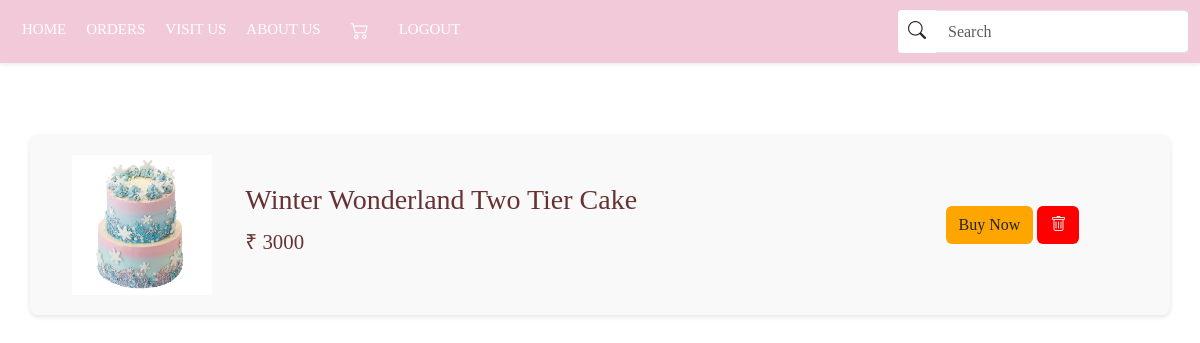
Before: /cart_display (signed in) with the older database file.
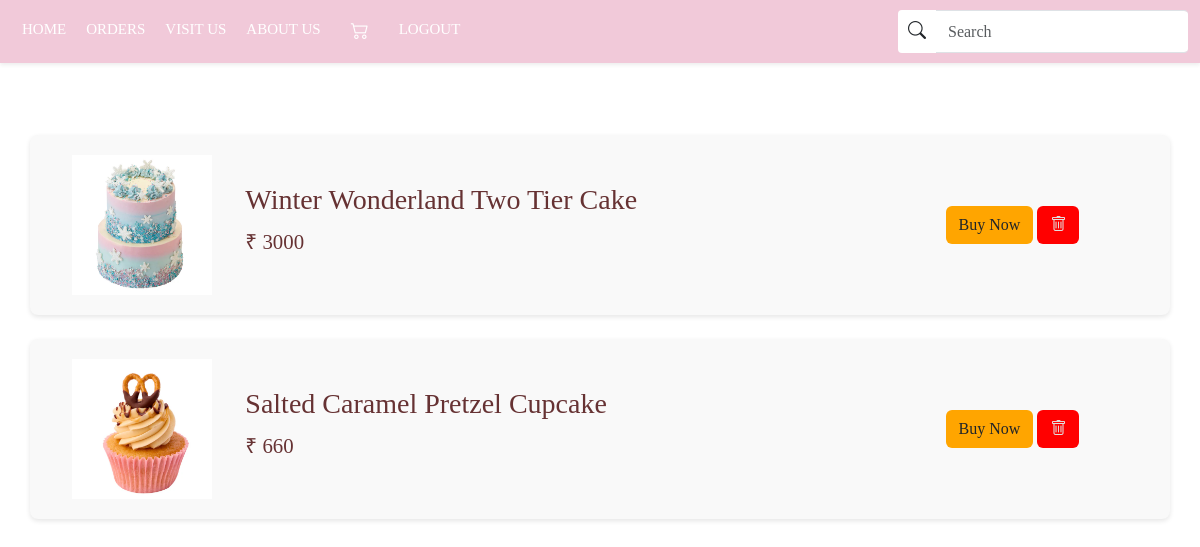
After: the same page with the newer database file.
### app/models.py (models this page shows, shortened)
class Cart(models.Model):
    user=models.ForeignKey(User,on_delete=models.CASCADE)
    cake=models.ForeignKey(Cake,on_delete=models.CASCADE)

class Cake(models.Model):
    name=models.CharField(max_length=100)
    price=models.IntegerField()
    img=models.FileField()
    quantity=models.TextField()
    colour=models.TextField()
    category=models.ForeignKey(Category,on_delete=models.CASCADE)
    description=models.TextField()

### app/views.py (the view)
# urls.py: path('cart_display',views.cart_display),
def cart_display(req):
    user=User.objects.get(username=req.session['user'])
    data=Cart.objects.filter(user=user)
    return render(req,'user/cart_display.html',{'data':data})

### templates/user/cart_display.html (shortened to what this page needs)
<!DOCTYPE html>
<html lang="en">
<head>
    {% load static %}
    <link rel="stylesheet" href="{% static '/css/home.css' %}">
    <link rel="stylesheet" href="https://cdn.jsdelivr.net/npm/bootstrap-icons@1.11.3/font/bootstrap-icons.min.css">
    <link href="https://cdn.jsdelivr.net/npm/bootstrap@5.3.3/dist/css/bootstrap.min.css" rel="stylesheet">
</head>
<body>
    <nav class="navbar navbar-expand-sm navbar-light shadow-sm" style="background-color:#f1c9d9 ;" >
        <div class="container-fluid">
            <div class="collapse navbar-collapse" id="navbarNav">
                <ul class="navbar-nav me-auto mb-2 mb-sm-0">
                    <li class="nav-item">
                        <a class="nav-link active" aria-current="page" href="javascript:void(0)">HOME</a>
                    </li>
                    <li class="nav-item">
                      <a class="nav-link" href="user_view_bookings">ORDERS</a>
                    </li>
                    <li class="nav-item">
                        <a class="nav-link" href="visit_us">VISIT US</a>
                    </li>
                    <li class="nav-item">
                        <a class="nav-link" href="about_us">ABOUT US</a>
                    </li>
                    <li class="nav-item">
                      <a class="nav-link" href="cart_display">
                        <i style="color:white; font-weight: bolder; font-size: 18px;" class="bi bi-cart2"></i>
                      </a>
                   </li>
                    <li class="nav-item">
                      <a class="nav-link" href="logout">LOGOUT</a>
                  </li>
                </ul>
                <form class="d-flex" role="search" action="{% url 'search' %}" method="POST">
                    <div class="input-group">
                        <button class="btn " type="submit" style="background-color: white;">
                            <i class="bi bi-search"></i>
                        </button>
                        <input class="form-control" type="text" placeholder="Search" aria-label="Search"id="search" data-aos="fade-down" data-aos-duration="1500" data-aos-delay="200"
                        class="form-control me-2"
                        aria-label="Search" name="searched">
                    </div>
                </form>
            </div>
        </div>
    </nav>
    <br>
    <div class="container my-5">
        <div class="row">
            {% for cart_obj in data %}
            <div class="col-12 mb-4">
                <div class="row align-items-center cart-item">
                    <div class="col-4 col-md-3 col-lg-2">
                        <img src="{{ cart_obj.cake.img.url }}" alt="{{ cart_obj.cake.name }}" class="img-fluid cart-item-img">
                    </div>
                    <div class="col-8 col-md-6 col-lg-7">
                        <h5 class="cart-item-title">{{ cart_obj.cake.name }}</h5>
                        <p class="cart-item-price">₹ {{ cart_obj.cake.price }}</p>
                    </div>
                    <div class="col-12 col-md-4 col-lg-3 text-center text-md-right">
                        <a href="../buy_pro/{{ cart_obj.cake.pk }}" class="btn" style="background-color: orange;">Buy Now</a>
                        <a href="../delete_cart/{{ cart_obj.pk }}" class="btn" style="background-color: red;color: #e2e2e2;">
                            <i class="bi bi-trash"></i>
                        </a>
                    </div>
                </div>
            </div>
            {% endfor %}
        </div>
    </div>
</body>
</html>

Changed rows visible on the page:
added Cart: cake.img (picture), cake.name "Salted Caramel Pretzel Cupcake", cake.price "660"
